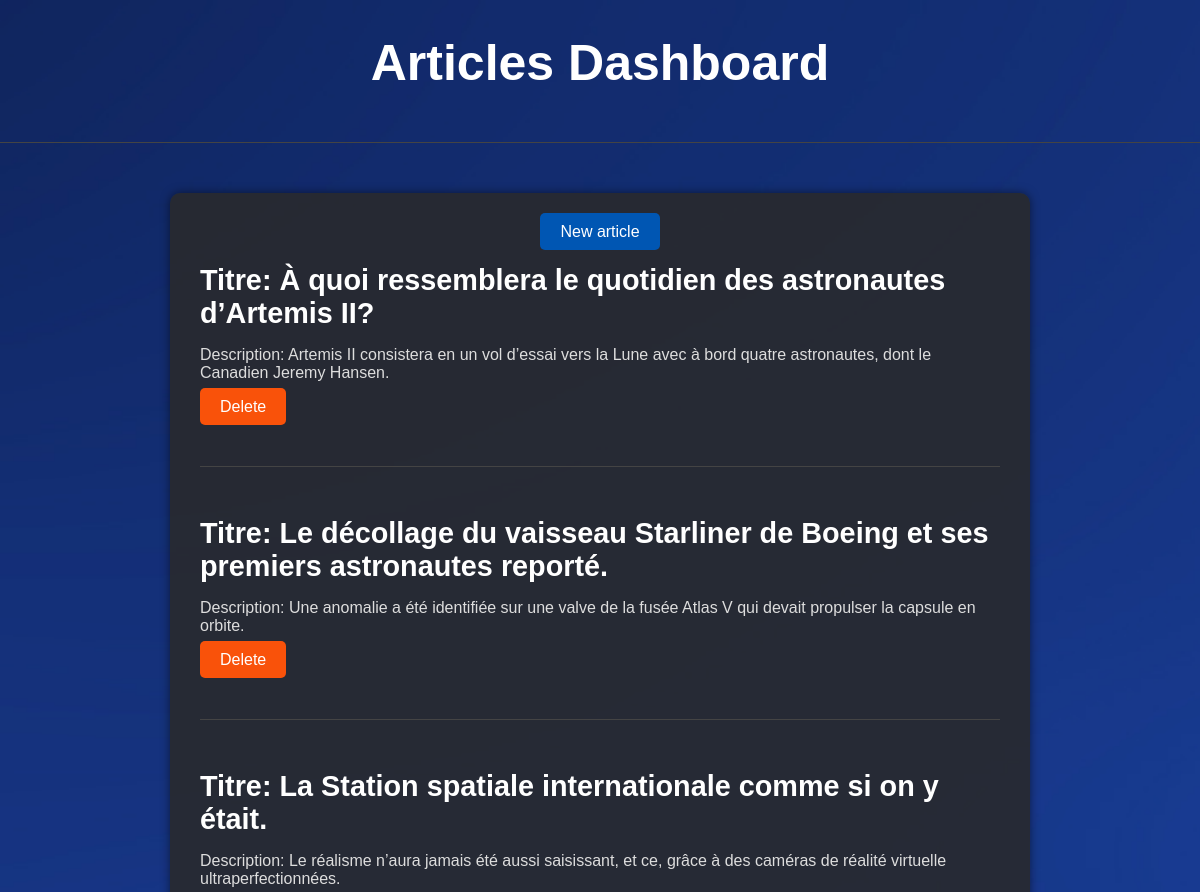
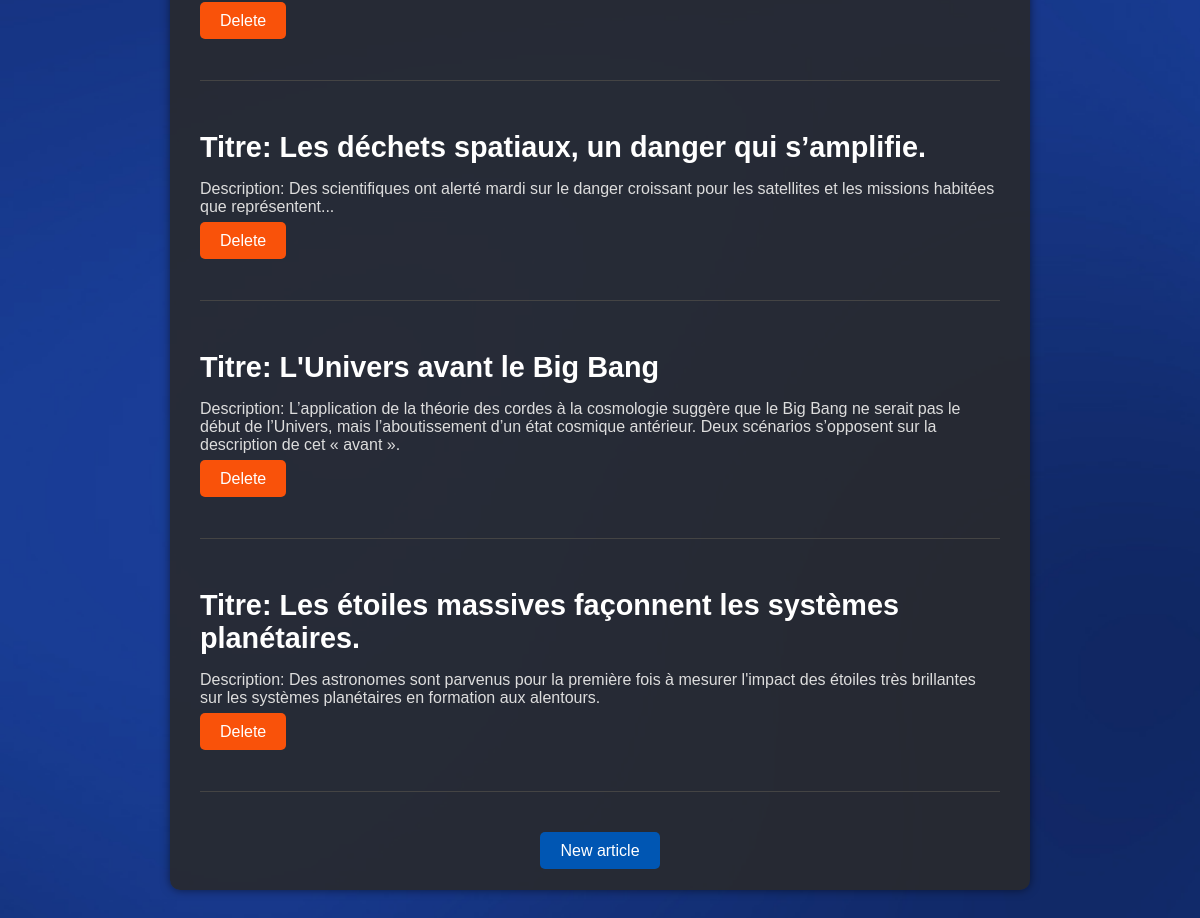
/poleit-site/admin/article.php (signed in), run on the app's committed database (2 pictures, top to bottom).
### tables this page shows
CREATE TABLE IF NOT EXISTS `article` (
  `id` int NOT NULL AUTO_INCREMENT,
  `title` varchar(900) NOT NULL,
  `description` varchar(900) NOT NULL,
  `content` varchar(10000) NOT NULL,
  `create_date` date NOT NULL,
  `image` varchar(255) NOT NULL,
  PRIMARY KEY (`id`)
);

### poleit-site/admin/article.php (the view, shortened to what this page needs)
<?php
require("../Database/connect.php");
?>
<!DOCTYPE html>
<html lang="en">
<head>
    <link rel="stylesheet" type="text/css" href="../css/article2.css"/>
</head>
<body>
    <h1>Articles Dashboard</h1>
    <hr>
    <div class="article-container">
        <div class="button-content">
            <a href="newarticle.php" class="button-article1">New article</a>
        </div>
        <?php
        $article = "SELECT * FROM article";
        $result = $connect->query($article);
        if ($result->num_rows > 0) {
            while($row = $result->fetch_assoc()) {
                $id = $row["id"];
                echo "<div class='article'>";
                echo "<h2>Titre: " . $row["title"] . "</h2>";
                echo "<p>Description: " . $row["description"] . "</p>";
                echo "<p><a href='Action/deletearticle.php?id=$id' class='button-article'>Delete</a></p>";
                echo "<hr>";
                echo "</div>";
            }
        } else {
            echo "<p>No article found.</p>";
        }
        ?>
         <div class="button-content">
            <a href="newarticle.php" class="button-article1">New article</a>
        </div>
    </div>
</body>
</html>

### poleit-site/css/article2.css (style rules this page uses)
body { font-family: sans-serif; margin: 0; padding: 0; background-image: url("../images/bk1.jpg"); background-size: cover; color: #fff; }
.article-container { max-width: 800px; margin: 50px auto; padding: 30px; background-color: rgba(41, 42, 45, 0.9); border-radius: 10px; box-shadow: 0 0 10px rgba(0, 0, 0, 0.5); }
.article { margin-bottom: 20px; }
h1 { color: #ffffff; font-size: 50px; margin-bottom: 20px; text-align: center; }
h2 { font-size: 1.8rem; margin-bottom: 15px; color: #ffffff; }
p { margin-bottom: 10px; color: #ddd; }
.button-article, .button-article1 { background-color: rgb(249, 82, 10); color: #fff; padding: 10px 20px; border: none; border-radius: 5px; cursor: pointer; text-decoration: none; transition: background-color 0.3s ease; }
.button-content { text-align: center; margin: 0px 0; }
.button-content .button-article1 { background-color: #0056b3; }
hr { border: none; height: 1px; background-color: #444; margin: 50px 0; }

### data on the page
article: title "À quoi ressemblera le quotidien des astronautes d’Artemis II?", description "Artemis II consistera en un vol d’essai vers la Lune avec à bord quatre astronautes, dont le Canadien Jeremy Hansen."
article: title "Le décollage du vaisseau Starliner de Boeing et ses premiers astronautes reporté.", description "Une anomalie a été identifiée sur une valve de la fusée Atlas V qui devait propulser la capsule en orbite."
article: title "La Station spatiale internationale comme si on y était.", description "Le réalisme n’aura jamais été aussi saisissant, et ce, grâce à des caméras de réalité virtuelle ultraperfectionnées."
article: title "Les déchets spatiaux, un danger qui s’amplifie.", description "Des scientifiques ont alerté mardi sur le danger croissant pour les satellites et les missions habitées que représentent..."
article: title "L'Univers avant le Big Bang", description "L’application de la théorie des cordes à la cosmologie suggère que le Big Bang ne serait pas le début de l’Univers, mais l’aboutissement d’un état cosmique antérieur. Deux scénarios s’opposent sur la description de cet « avant »."
article: title "Les étoiles massives façonnent les systèmes planétaires.", description "Des astronomes sont parvenus pour la première fois à mesurer l'impact des étoiles très brillantes sur les systèmes planétaires en formation aux alentours."
